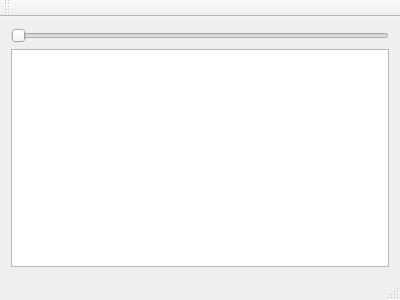
<?xml version="1.0" encoding="UTF-8"?>
<ui version="4.0">
 <class>MainWindow</class>
 <widget class="QMainWindow" name="MainWindow">
  <property name="geometry">
   <rect>
    <x>0</x>
    <y>0</y>
    <width>400</width>
    <height>300</height>
   </rect>
  </property>
  <property name="windowTitle">
   <string>MainWindow</string>
  </property>
  <widget class="QWidget" name="centralWidget">
   <layout class="QVBoxLayout" name="verticalLayout">
    <item>
     <layout class="QGridLayout" name="gridLayout">
      <item row="1" column="0">
       <widget class="QGraphicsView" name="graphicsView"/>
      </item>
      <item row="0" column="0">
       <widget class="QSlider" name="horizontalSlider">
        <property name="minimum">
         <number>1</number>
        </property>
        <property name="maximum">
         <number>10</number>
        </property>
        <property name="orientation">
         <enum>Qt::Horizontal</enum>
        </property>
       </widget>
      </item>
     </layout>
    </item>
   </layout>
  </widget>
  <widget class="QMenuBar" name="menuBar">
   <property name="geometry">
    <rect>
     <x>0</x>
     <y>0</y>
     <width>400</width>
     <height>21</height>
    </rect>
   </property>
  </widget>
  <widget class="QToolBar" name="mainToolBar">
   <attribute name="toolBarArea">
    <enum>TopToolBarArea</enum>
   </attribute>
   <attribute name="toolBarBreak">
    <bool>false</bool>
   </attribute>
  </widget>
  <widget class="QStatusBar" name="statusBar"/>
 </widget>
 <layoutdefault spacing="6" margin="11"/>
 <resources/>
 <connections/>
</ui>
